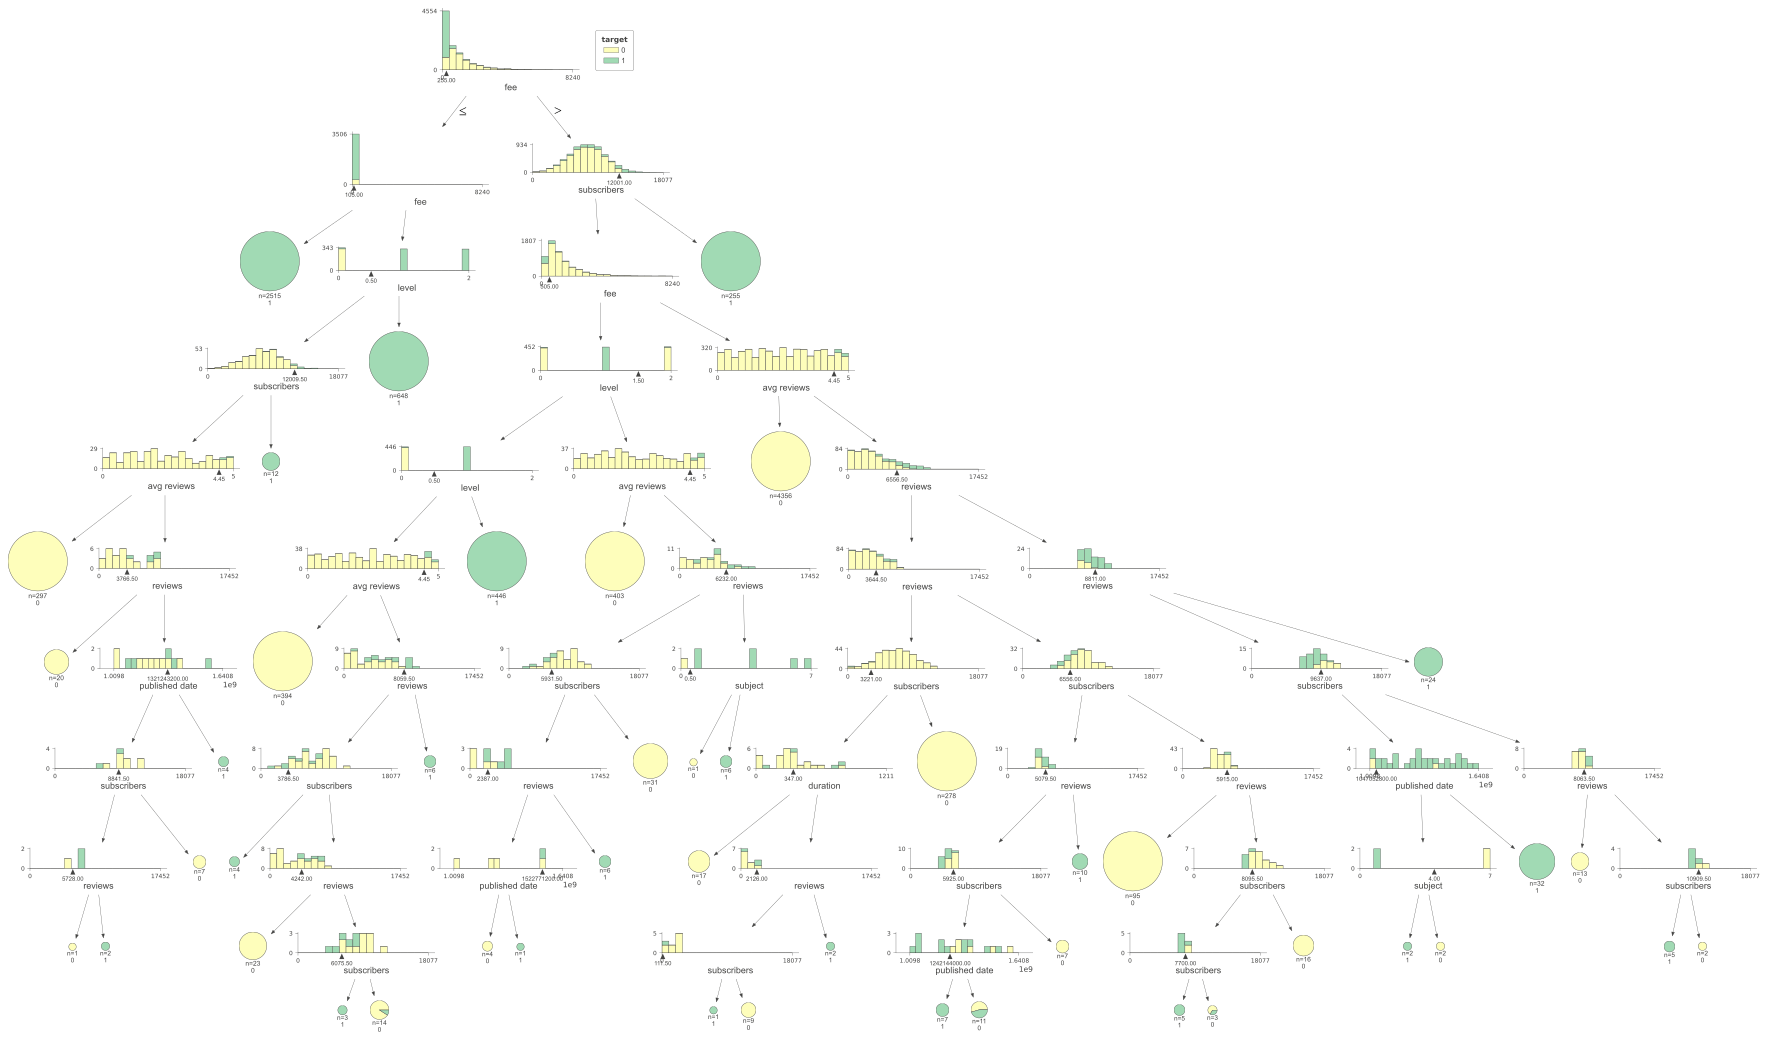

The Python source for this figure:
from sklearn.tree import DecisionTreeClassifier
from utils import getData,analysis_wrong,featureImportance
from sklearn.model_selection import KFold
from sklearn.metrics import confusion_matrix
import seaborn as sn
import matplotlib.pyplot as plt
from sklearn import tree
from dtreeviz.trees import dtreeviz # remember to load the package
import numpy as np
from sklearn.model_selection import train_test_split
from sklearn.metrics import classification_report

path = "./data.csv"
df,X,y,ori = getData(path)
features = df.columns

# Split X,y using train-test-split
X_train, X_test, y_train, y_test = train_test_split(X, y, test_size=0.2, random_state=42)
ori_X_train, ori_X_test, ori_y_train, ori_y_test = train_test_split(ori.iloc[:,:-1], ori.iloc[:,-1], test_size=0.2, random_state=42)
    
# 建立 Decision Tree 模型
clf = DecisionTreeClassifier(criterion = 'entropy', max_depth=10, random_state=10)
# 使用訓練資料訓練模型
clf.fit(X_train, y_train)
print(np.unique(y_train,return_counts=True))
# 使用訓練資料預測分類
y_pred = clf.predict(X_test)
print(np.unique(y_pred,return_counts=True))
# 計算準確率
accuracy=clf.score(X_test, y_test)
    
print(classification_report(y_test, y_pred))

# Analysis Wrong
wrong = analysis_wrong(y_test,y_pred,ori_X_test)
for wrong,counts in wrong.items():
    print(f"'{wrong}': {counts}")

# Print decision tree
text_representation = tree.export_text(clf,feature_names = list(features)[:-1])
with open("decistion_tree.log", "w") as fout:
    fout.write(text_representation)
    
# Confusion matrix
cm = confusion_matrix(y_test, y_pred)
plt.figure(figsize = (10,7))
sn.heatmap(cm, annot=True,fmt='d')
plt.xlabel('Predicted')
plt.ylabel('Truth')
plt.show()

featureImportance(clf,features)

# Visualize the best tree
viz = dtreeviz(clf, X, y,
                target_name="target",
                feature_names=features,
                class_names=['0','1'])

viz.save("decision_tree.svg")